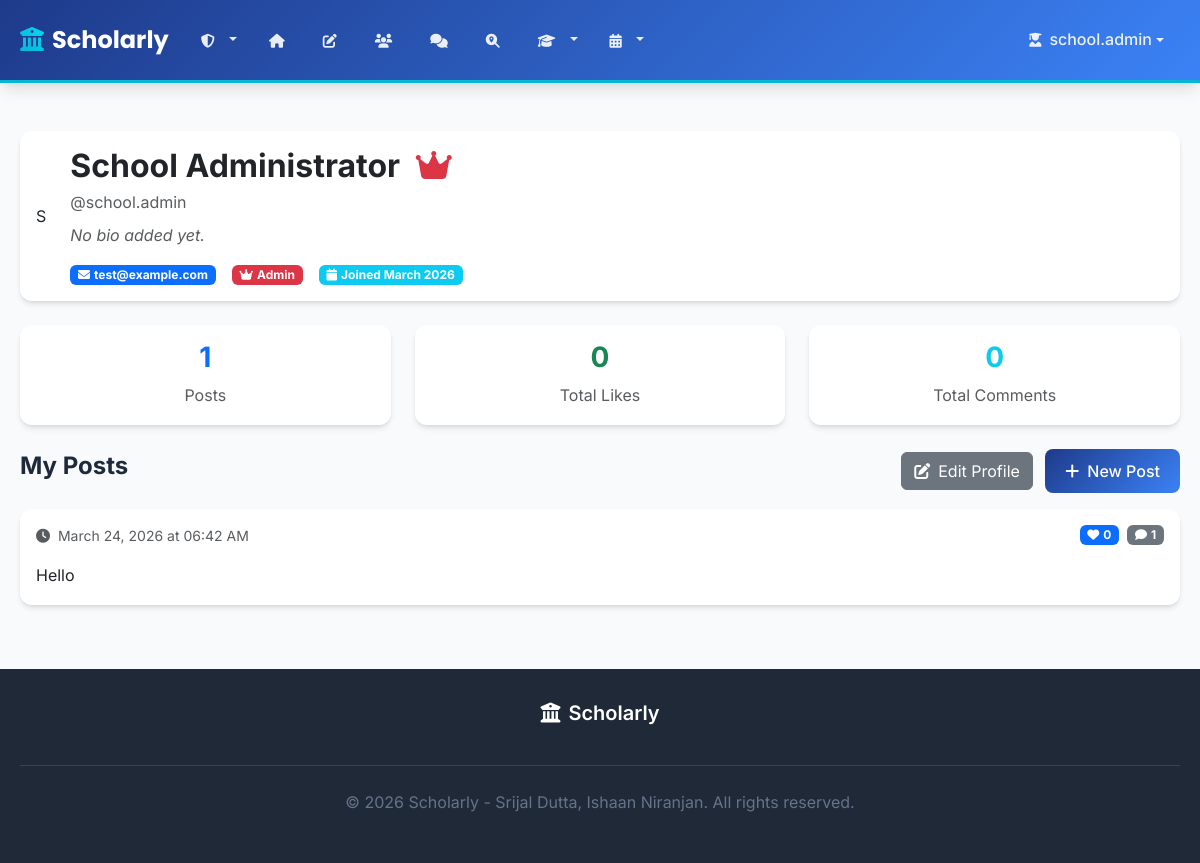
The app's page /profile (signed in) with its own data.
### models.py (models this page shows, shortened)
class User(db.Model):
    id = db.Column(db.Integer, primary_key=True)
    username = db.Column(db.String(64), unique=True, nullable=False)
    email = db.Column(db.String(120), unique=True, nullable=False)
    password_hash = db.Column(db.String(256), nullable=False)
    full_name = db.Column(db.String(100), nullable=False)
    bio = db.Column(db.Text, default='')
    is_admin = db.Column(db.Boolean, default=False, nullable=False)
    is_teacher = db.Column(db.Boolean, default=False, nullable=False)
    is_prefect = db.Column(db.Boolean, default=False, nullable=False)
    is_parent = db.Column(db.Boolean, default=False, nullable=False)  # New field for parents
    house = db.Column(db.String(20), nullable=True)  # St. Patrick, St. Raphael, St. Nicolas, St. Michael
    grade_level = db.Column(db.String(20))
    section = db.Column(db.String(1), nullable=True)  # A-I sections for both students and teachers
    subject_taught = db.Column(db.String(50), nullable=True)  # For teachers
    class_teacher_grade = db.Column(db.String(20), nullable=True)  # Grade this teacher is class teacher of
    class_teacher_section = db.Column(db.String(1), nullable=True)  # Section this teacher is class teacher of
    points = db.Column(db.Integer, default=0, nullable=False)  # Student points system - default 0
    is_limited = db.Column(db.Boolean, default=False, nullable=False)  # Limitation status
    limit_reason = db.Column(db.Text)  # Reason for limitation
    limit_start_date = db.Column(db.DateTime)  # When limitation started
    limit_end_date = db.Column(db.DateTime)  # When limitation expires (None for permanent)
    limited_by_id = db.Column(db.Integer, db.ForeignKey('user.id'))  # Admin who applied limitation
    date_created = db.Column(db.DateTime, default=get_ist_now)
    posts = db.relationship('Post', backref='author', lazy='select', cascade='all, delete-orphan')
    comments = db.relationship('Comment', backref='author', lazy='select', cascade='all, delete-orphan')
    likes = db.relationship('Like', backref='user', lazy='select', cascade='all, delete-orphan')
    sent_messages = db.relationship('DirectMessage', foreign_keys='DirectMessage.sender_id', backref='sender', lazy='select', cascade='all, delete-orphan')
    received_messages = db.relationship('DirectMessage', foreign_keys='DirectMessage.receiver_id', backref='receiver', lazy='select', cascade='all, delete-orphan')
    created_groups = db.relationship('Group', foreign_keys='Group.admin_id', backref='admin', lazy='select')
    group_memberships = db.relationship('GroupMembership', backref='user', lazy='select', cascade='all, delete-orphan')
    children_relations = db.relationship('ParentChild', foreign_keys='ParentChild.parent_id', backref='parent', lazy='select', cascade='all, delete-orphan')
    parent_relations = db.relationship('ParentChild', foreign_keys='ParentChild.child_id', backref='child', lazy='select', cascade='all, delete-orphan')
    limited_by = db.relationship('User', foreign_keys=[limited_by_id], remote_side=[id], backref='users_limited')
    def is_limited_currently(self):
        if not self.is_limited:
            return False

class Post(db.Model):
    id = db.Column(db.Integer, primary_key=True)
    content = db.Column(db.Text, nullable=False)
    date_posted = db.Column(db.DateTime, default=get_ist_now)
    user_id = db.Column(db.Integer, db.ForeignKey('user.id'), nullable=False)
    comments = db.relationship('Comment', backref='post', lazy='select', cascade='all, delete-orphan')
    likes = db.relationship('Like', backref='post', lazy='select', cascade='all, delete-orphan')
    @property
    def like_count(self):
        return Like.query.filter_by(post_id=self.id).count()

### routes.py (the view)
@app.route('/profile')
def profile():
    if 'user_id' not in session:
        flash('Please log in to view your profile.', 'error')
        return redirect(url_for('login'))
    user = User.query.get(session['user_id'])
    page = request.args.get('page', 1, type=int)
    per_page = 15  # Show 15 posts per page
    user_posts_pagination = Post.query\
        .filter_by(user_id=user.id)\
        .order_by(Post.date_posted.desc())\
        .paginate(page=page, per_page=per_page, error_out=False)
    unread_count = user.unread_message_count if not session.get('is_admin') else 0
    return render_template('profile.html',
                         user=user,
                         posts=user_posts_pagination.items,
                         pagination=user_posts_pagination,
                         unread_messages=unread_count)

### templates/profile.html (shortened to what this page needs)
{% extends "base.html" %}
{% block content %}
<div class="row">
    <div class="col-12">
        <div class="card mb-4">
            <div class="card-body">
                <div class="d-flex align-items-center">
                    <div class="avatar-circle-lg me-4">
                        {{ user.full_name[0].upper() }}
                    </div>
                    <div class="flex-grow-1">
                        <h2 class="fw-bold mb-1">
                            {{ user.full_name }}
                            {% if user.is_admin %}
                                <i class="fas fa-crown text-danger ms-2" title="Admin"></i>
                            {% elif user.is_teacher %}
                                <i class="fas fa-chalkboard-teacher text-success ms-2" title="Teacher"></i>
                            {% elif user.is_prefect %}
                                <i class="fas fa-star text-warning ms-2" title="Prefect"></i>
                            {% endif %}
                        </h2>
                        <p class="text-muted mb-2">@{{ user.username }}</p>
                        {% if user.bio %}
                            <p class="mb-3">{{ user.bio }}</p>
                        {% else %}
                            <p class="mb-3 text-muted fst-italic">No bio added yet.</p>
                        {% endif %}
                        <div class="d-flex flex-wrap gap-3">
                            <span class="badge bg-primary">
                                <i class="fas fa-envelope me-1"></i>{{ user.email }}
                            </span>
                            {% if user.is_admin %}
                                <span class="badge bg-danger">
                                    <i class="fas fa-crown me-1"></i>Admin
                                </span>
                            {% elif user.is_prefect %}
                                <span class="badge bg-warning">
                                    <i class="fas fa-star me-1"></i>Prefect
                                    {% if user.house %} - {{ user.house }}{% endif %}
                                </span>
                            {% endif %}
                            <span class="badge bg-info">
                                <i class="fas fa-calendar me-1"></i>Joined {{ user.date_created.strftime('%B %Y') }}
                            </span>
                        </div>
                    </div>
                </div>
            </div>
        </div>
        <div class="row mb-4">
            <div class="col-md-4">
                <div class="card text-center">
                    <div class="card-body">
                        <h3 class="fw-bold text-primary">{{ posts|length }}</h3>
                        <p class="text-muted mb-0">Posts</p>
                    </div>
                </div>
            </div>
            <div class="col-md-4">
                <div class="card text-center">
                    <div class="card-body">
                        <h3 class="fw-bold text-success">
                            {% set total_likes = 0 %}
                            {% for post in posts %}
                                {% set total_likes = total_likes + post.like_count %}
                            {% endfor %}
                            {{ total_likes }}
                        </h3>
                        <p class="text-muted mb-0">Total Likes</p>
                    </div>
                </div>
            </div>
            <div class="col-md-4">
                <div class="card text-center">
                    <div class="card-body">
                        <h3 class="fw-bold text-info">
                            {% set total_comments = 0 %}
                            {% for post in posts %}
                                {% set total_comments = total_comments + post.comments|length %}
                            {% endfor %}
                            {{ total_comments }}
                        </h3>
                        <p class="text-muted mb-0">Total Comments</p>
                    </div>
                </div>
            </div>
        </div>
        <div class="d-flex justify-content-between align-items-center mb-3">
            <h4 class="fw-bold">My Posts</h4>
            <div>
                <a href="{{ url_for('edit_profile') }}" class="btn btn-secondary me-2">
                    <i class="fas fa-edit me-2"></i>Edit Profile
                </a>
                <a href="{{ url_for('create_post') }}" class="btn btn-primary">
                    <i class="fas fa-plus me-2"></i>New Post
                </a>
            </div>
        </div>
        {% if posts %}
            {% for post in posts %}
            <div class="card mb-3">
                <div class="card-body">
                    <div class="d-flex justify-content-between align-items-start mb-3">
                        <small class="text-muted">
                            <i class="fas fa-clock me-1"></i>
                            {{ post.date_posted.strftime('%B %d, %Y at %I:%M %p') }}
                        </small>
                        <div class="d-flex gap-2">
                            <span class="badge bg-primary">
                                <i class="fas fa-heart me-1"></i>{{ post.like_count }}
                            </span>
                            <span class="badge bg-secondary">
                                <i class="fas fa-comment me-1"></i>{{ post.comments|length }}
                            </span>
                        </div>
                    </div>
                    <p class="mb-0">{{ post.content }}</p>
                </div>
            </div>
            {% endfor %}
        {% endif %}
    </div>
</div>
{% endblock %}

### templates/base.html (shortened to what this page needs)
<!DOCTYPE html>
<html lang="en">
<head>
    <link href="https://cdn.jsdelivr.net/npm/bootstrap@5.3.0/dist/css/bootstrap.min.css" rel="stylesheet">
    <link rel="stylesheet" href="https://cdnjs.cloudflare.com/ajax/libs/font-awesome/6.5.0/css/all.min.css">
</head>
<body>
    {% if session.user_id %}
    <nav class="navbar navbar-expand-lg navbar-custom">
        <div class="container main-container">
            <a class="navbar-brand" href="{{ url_for('index') }}">
                <i class="fas fa-university"></i>Scholarly
            </a>
            <div class="collapse navbar-collapse" id="navbarNav">
                <ul class="navbar-nav me-auto">
                    {% if session.is_admin %}
                        <li class="nav-item dropdown">
                            <a class="nav-link dropdown-toggle" href="#" id="adminDropdown" role="button" data-bs-toggle="dropdown" aria-expanded="false">
                                <i class="fas fa-shield-alt"></i><span class="nav-text">Admin</span>
                            </a>
                        </li>
                    {% endif %}
                    {% if session.is_parent %}
                        <li class="nav-item">
                            <a class="nav-link" href="{{ url_for('parent_dashboard') }}">
                                <i class="fas fa-home"></i><span class="nav-text">Dashboard</span>
                            </a>
                        </li>
                    {% else %}
                        {% if can_access_social_features() %}
                            <li class="nav-item">
                                <a class="nav-link" href="{{ url_for('student_dashboard') }}">
                                    <i class="fas fa-home"></i><span class="nav-text">Social Feed</span>
                                </a>
                            </li>
                            <li class="nav-item">
                                <a class="nav-link" href="{{ url_for('create_post') }}">
                                    <i class="fas fa-edit"></i><span class="nav-text">Create Post</span>
                                </a>
                            </li>
                            <li class="nav-item">
                                <a class="nav-link" href="{{ url_for('groups') }}">
                                    <i class="fas fa-users"></i><span class="nav-text">Groups</span>
                                </a>
                            </li>
                            <li class="nav-item position-relative">
                                <a class="nav-link" href="{{ url_for('messages') }}">
                                    <i class="fas fa-comments"></i><span class="nav-text">Messages</span>
                                </a>
                            </li>
                        {% endif %}
                        <li class="nav-item">
                            <a class="nav-link" href="{{ url_for('lost_and_found') }}">
                                <i class="fas fa-search-location"></i><span class="nav-text">Lost & Found</span>
                            </a>
                        </li>
                    {% endif %}
                    {% if not session.is_parent %}
                    <li class="nav-item dropdown">
                        <a class="nav-link dropdown-toggle" href="#" id="academicDropdown" role="button" data-bs-toggle="dropdown" aria-expanded="false">
                            <i class="fas fa-graduation-cap"></i><span class="nav-text">Academic</span>
                        </a>
                    </li>
                    {% endif %}
                    <li class="nav-item dropdown">
                        <a class="nav-link dropdown-toggle" href="#" id="eventsDropdown" role="button" data-bs-toggle="dropdown" aria-expanded="false">
                            <i class="fas fa-calendar-alt"></i><span class="nav-text">Events</span>
                        </a>
                    </li>
                </ul>
                <ul class="navbar-nav">
                    <li class="nav-item dropdown">
                        <a class="nav-link dropdown-toggle d-flex align-items-center" href="#" role="button"
                           data-bs-toggle="dropdown" aria-expanded="false">
                            <i class="fas fa-user-graduate me-2"></i>
                            <span>{{ session.username }}</span>
                        </a>
                    </li>
                </ul>
            </div>
        </div>
    </nav>
    {% endif %}
    <main class="container main-container my-5">
        {% block content %}{% endblock %}
    </main>
    <footer class="footer">
        <div class="container main-container">
            <div class="footer-content">
                <div class="footer-section">
                    <h5 class="text-center"><i class="fas fa-university me-2"></i>Scholarly</h5>
                </div>
            </div>
            <div class="footer-bottom">
                <p>&copy; 2026 Scholarly - Srijal Dutta, Ishaan Niranjan. All rights reserved.</p>
            </div>
        </div>
    </footer>
</body>
</html>

### records on screen
User: username "school.admin", full_name "S", full_name "School Administrator", email "test@example.com", date_created "March 2026"
Post: date_posted "March 24, 2026 at 06:42 AM", like_count "0", comments|length "1", content "Hello"

### other values on screen
{{ posts|length }} "1"
{{ total_likes }} "0"
{{ total_comments }} "0"
